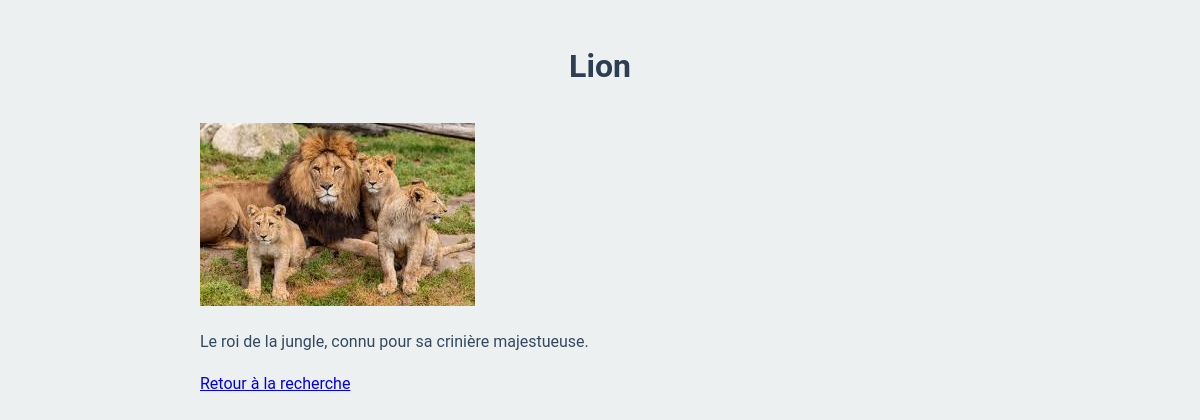
The app's page /element.php?id=4 with its own data.
### tables this page shows
CREATE TABLE `animaux` (
  `id` int NOT NULL,
  `nom` varchar(100) NOT NULL,
  `description` text,
  `photo` varchar(255) DEFAULT NULL
);

### element.php (the view, shortened to what this page needs)
<?php
require_once 'db.php';
$id = $_GET['id'] ?? '';
$stmt = $db->prepare("SELECT * FROM animaux WHERE id = :id");
$stmt->execute(['id' => $id]);
$animal = $stmt->fetch();
?>
<!DOCTYPE html>
<html lang="fr">
<head>
    <link rel="stylesheet" href="style.css">
</head>
<body>
    <h1><?php echo htmlspecialchars($animal['nom']); ?></h1>
    <img src="<?php echo htmlspecialchars($animal['photo']); ?>" alt="<?php echo htmlspecialchars($animal['nom']); ?>" style="max-width: 300px;">
    <p><?php echo nl2br(htmlspecialchars($animal['description'])); ?></p>
    <a href="index.php">Retour à la recherche</a>
</body>
</html>

### style.css (style rules this page uses)
:root { --primary-color: #3498db; --secondary-color: #2c3e50; --background-color: #ecf0f1; --text-color: #34495e; --shadow: 0 4px 6px rgba(0, 0, 0, 0.1); }
body { font-family: 'Roboto', sans-serif; background-color: var(--background-color); color: var(--text-color); line-height: 1.6; padding: 20px; max-width: 800px; margin: 0 auto; }
h1 { color: var(--secondary-color); text-align: center; margin-bottom: 30px; }

### records on screen
animaux: nom "Lion", photo+nom (picture), description "Le roi de la jungle, connu pour sa crinière majestueuse."
